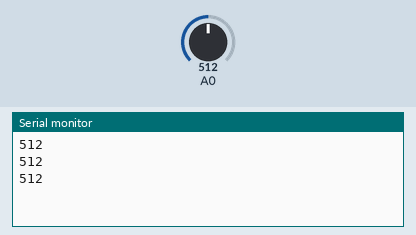
Bench run of a sketch on a simulated Arduino Uno, built with avr-gcc and run on an emulated ATmega328P. Parts: the last lines printed to the serial monitor. The test bench sets the inputs (shaded band); at power-on: A0 = 512.

Above: at 1.3 s.
1.4 s: A0 set to 716
At 1.9 s:
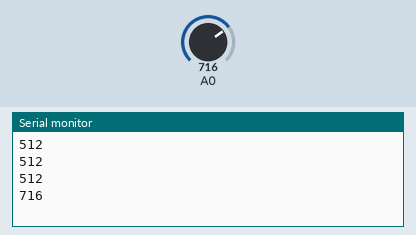
2.9 s: A0 set to 900
At 3.4 s:
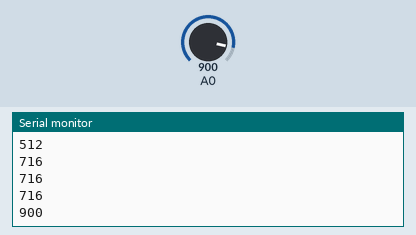
Timing chart, 0 to 5.9 s (numbered marks = the images above; inputs shaded):
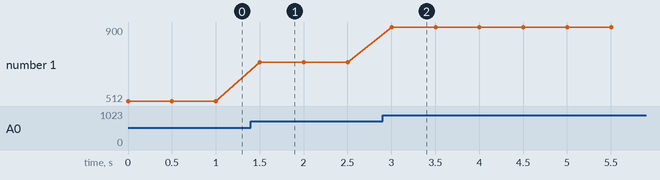

The sketch:

03_Analog_Sensor.ino
```cpp
// Pin Number: Sensor Module -> A0

int sensor_value = 0;

void setup() {
  Serial.begin(115200);
}

void loop() {
  sensor_value = analogRead(A0);
  Serial.println(sensor_value);
  delay(500);
}
```

Measured:
- after the input at 1.4 s, the serial monitor: prints a new line after 0.10 s (image 1)
- after the input at 2.9 s, the serial monitor: prints a new line after 0.10 s (image 2)
- plotted number 1: 512 → 716 after the input at 1.4 s, 716 → 900 after the input at 2.9 s
